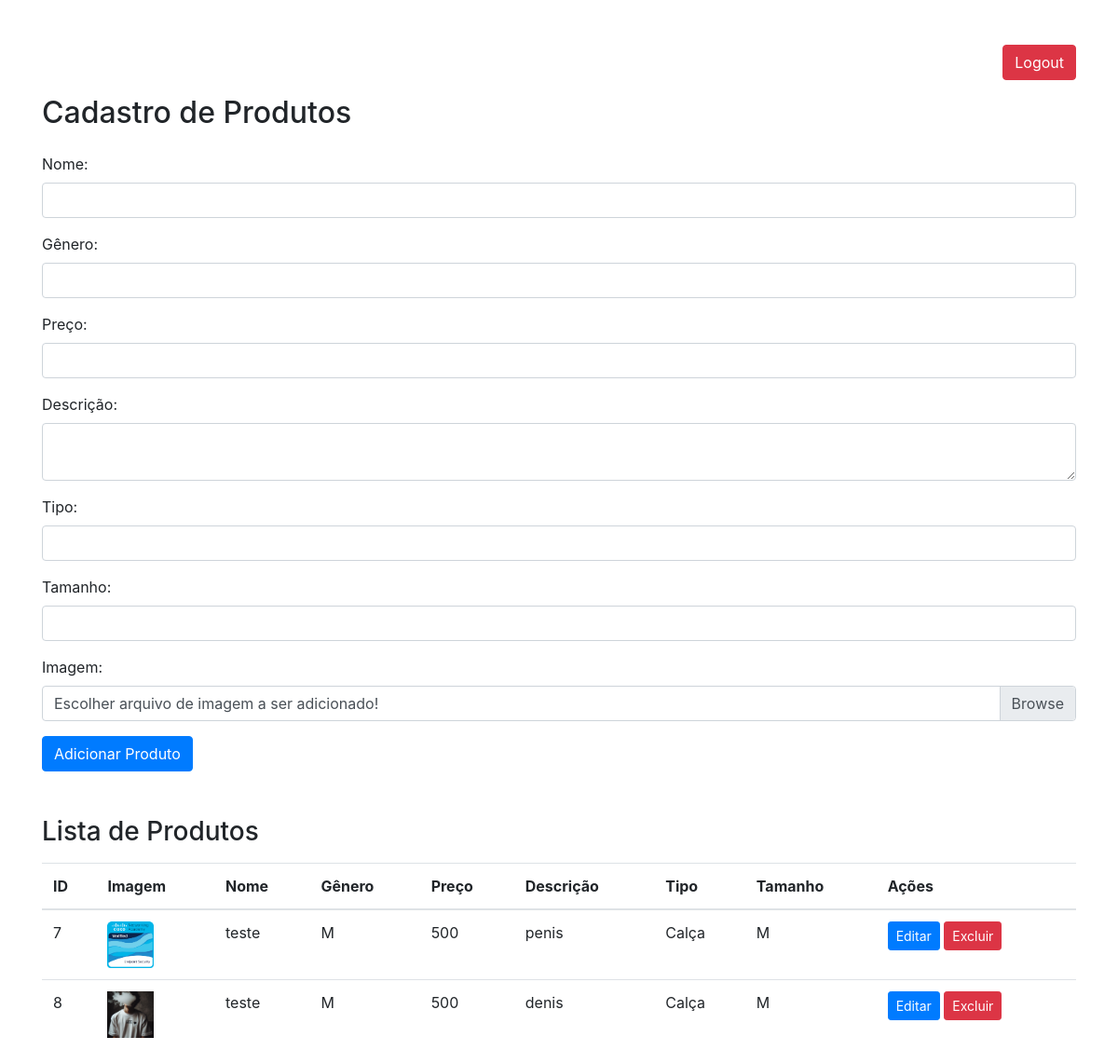
Screenshot of /application/views/console/pages/admin/produtos/listagem.php (signed in) with the database file from the repository.
### tables this page shows
CREATE TABLE `produtos` (
  `proId` int NOT NULL AUTO_INCREMENT,
  `proAdmId` int DEFAULT NULL,
  `proNome` varchar(80) DEFAULT NULL,
  `proGenero` enum('M','F') DEFAULT 'M',
  `proPreco` float DEFAULT NULL,
  `proDescricao` mediumblob,
  `proTipo` varchar(60) DEFAULT NULL,
  `proTamanho` enum('P','M','G','GG') DEFAULT 'M',
  `proImagem` varchar(200) DEFAULT NULL,
  PRIMARY KEY (`proId`),
  KEY `fk_produtos_administrador1_idx` (`proAdmId`),
  CONSTRAINT `fk_produtos_administrador1` FOREIGN KEY (`proAdmId`) REFERENCES `administrador` (`admId`)
);

### application/views/console/pages/admin/produtos/listagem.php (the view, shortened to what this page needs)
<?php
include '../../../../../controllers/connection.php';
$sql = "SELECT * FROM produtos";
$result = $conn->query($sql);
?>
<!DOCTYPE html>
<html lang="pt-br">
<head>
<link rel="stylesheet" href="https://stackpath.bootstrapcdn.com/bootstrap/4.5.2/css/bootstrap.min.css">
</head>
<body>
<div class="container mt-5">
    <div class="d-flex justify-content-end mb-3">
        <a href="?logout" class="btn btn-danger">Logout</a>
    </div>
    <h2>Cadastro de Produtos</h2>
    <form method="POST" enctype="multipart/form-data" class="mt-4">
        <div class="form-group">
            <label for="nome">Nome:</label>
            <input type="text" class="form-control" id="nome" name="nome" required>
        </div>
        <div class="form-group">
            <label for="genero">Gênero:</label>
            <input type="text" class="form-control" id="genero" name="genero" required>
        </div>
        <div class="form-group">
            <label for="preco">Preço:</label>
            <input type="number" class="form-control" id="preco" name="preco" required>
        </div>
        <div class="form-group">
            <label for="descricao">Descrição:</label>
            <textarea class="form-control" id="descricao" name="descricao" required></textarea>
        </div>
        <div class="form-group">
            <label for="tipo">Tipo:</label>
            <input type="text" class="form-control" id="tipo" name="tipo" required>
        </div>
        <div class="form-group">
            <label for="tamanho">Tamanho:</label>
            <input type="text" class="form-control" id="tamanho" name="tamanho" required>
        </div>
        <div class="form-group">
            <label for="imagem">Imagem:</label>
            <div class="custom-file">
                <label class="custom-file-label" for="imagem">Escolher arquivo de imagem a ser adicionado!</label>
            </div>
        </div>
        <button type="submit" class="btn btn-primary" name="submit">Adicionar Produto</button>
    </form>
    <h3 class="mt-5">Lista de Produtos</h3>
    <table class="table mt-3">
    <thead>
            <tr>
                <th>ID</th>
                <th>Imagem</th>
                <th>Nome</th>
                <th>Gênero</th>
                <th>Preço</th>
                <th>Descrição</th>
                <th>Tipo</th>
                <th>Tamanho</th>
                <th>Ações</th>
            </tr>
        </thead>
        <tbody>
            <?php
            if ($result->num_rows > 0) {
                while($row = $result->fetch_assoc()) {
                    echo "<tr>
                            <td>{$row['proId']}</td>
                            <td><img src='imagens/uploads/{$row['proImagem']}' style='max-width: 50px; max-height: 50px;'></td>
                            <td>{$row['proNome']}</td>
                            <td>{$row['proGenero']}</td>
                            <td>{$row['proPreco']}</td>
                            <td>{$row['proDescricao']}</td>
                            <td>{$row['proTipo']}</td>
                            <td>{$row['proTamanho']}</td>
                            <td>
                                <a href='formulario.php?id={$row['proId']}' class='btn btn-sm btn-primary'>Editar</a>
                                <a href='?delete={$row['proId']}' class='btn btn-sm btn-danger'>Excluir</a>
                            </td>
                        </tr>";
                }
            } else {
                echo "<tr><td colspan='9'>Nenhum produto encontrado</td></tr>";
            }
            ?>
        </tbody>
    </table>
</div>
</body>
</html>

### rows the page displays
produtos: proId "7", proImagem (picture), proNome "teste", proGenero "M", proPreco "500", proDescricao "penis", proTipo "Calça", proTamanho "M"
produtos: proId "8", proImagem (picture), proNome "teste", proGenero "M", proPreco "500", proDescricao "denis", proTipo "Calça", proTamanho "M"
